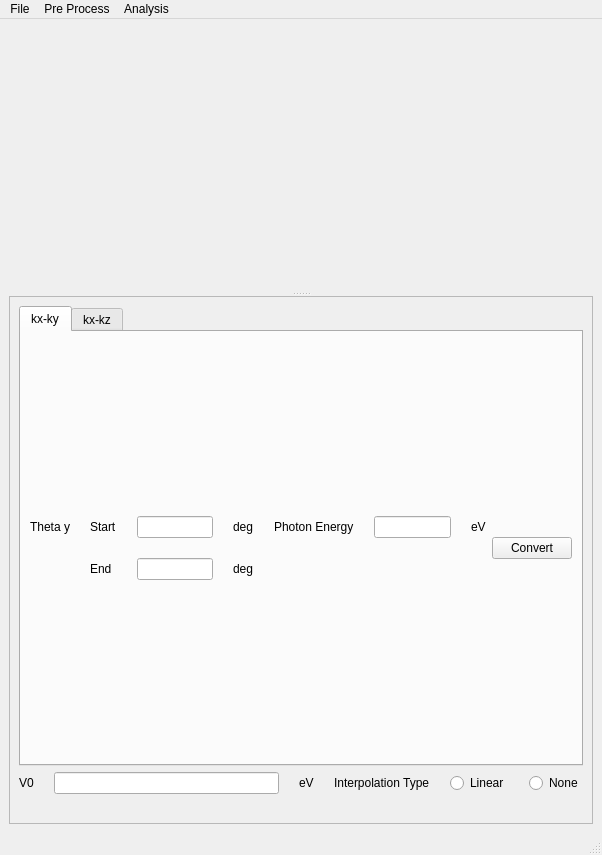
<?xml version="1.0" encoding="UTF-8"?>
<ui version="4.0">
 <class>MainWindow</class>
 <widget class="QMainWindow" name="MainWindow">
  <property name="geometry">
   <rect>
    <x>0</x>
    <y>0</y>
    <width>602</width>
    <height>855</height>
   </rect>
  </property>
  <property name="windowTitle">
   <string>ARPES Data Reader</string>
  </property>
  <widget class="QWidget" name="centralwidget">
   <layout class="QVBoxLayout" name="verticalLayout_2">
    <item>
     <widget class="QSplitter" name="splitter">
      <property name="sizePolicy">
       <sizepolicy hsizetype="Expanding" vsizetype="Expanding">
        <horstretch>1</horstretch>
        <verstretch>1</verstretch>
       </sizepolicy>
      </property>
      <property name="orientation">
       <enum>Qt::Vertical</enum>
      </property>
      <widget class="ImageView" name="topGraphWidget" native="true">
       <property name="sizePolicy">
        <sizepolicy hsizetype="Expanding" vsizetype="Expanding">
         <horstretch>4</horstretch>
         <verstretch>3</verstretch>
        </sizepolicy>
       </property>
      </widget>
      <widget class="QFrame" name="frame">
       <property name="sizePolicy">
        <sizepolicy hsizetype="Expanding" vsizetype="Expanding">
         <horstretch>4</horstretch>
         <verstretch>1</verstretch>
        </sizepolicy>
       </property>
       <property name="frameShape">
        <enum>QFrame::StyledPanel</enum>
       </property>
       <property name="frameShadow">
        <enum>QFrame::Raised</enum>
       </property>
       <layout class="QVBoxLayout" name="verticalLayout">
        <item>
         <widget class="QTabWidget" name="tabWidget">
          <property name="sizePolicy">
           <sizepolicy hsizetype="Expanding" vsizetype="Expanding">
            <horstretch>4</horstretch>
            <verstretch>4</verstretch>
           </sizepolicy>
          </property>
          <property name="currentIndex">
           <number>0</number>
          </property>
          <widget class="QWidget" name="bottomTab1">
           <attribute name="title">
            <string>kx-ky</string>
           </attribute>
           <layout class="QGridLayout" name="gridLayout_2">
            <item row="0" column="0">
             <layout class="QGridLayout" name="kxkyGrid">
              <property name="sizeConstraint">
               <enum>QLayout::SetDefaultConstraint</enum>
              </property>
              <property name="spacing">
               <number>20</number>
              </property>
              <item row="0" column="3">
               <widget class="QLineEdit" name="polarStartBox"/>
              </item>
              <item row="1" column="4">
               <widget class="QLabel" name="label_7">
                <property name="text">
                 <string>deg</string>
                </property>
               </widget>
              </item>
              <item row="0" column="6">
               <widget class="QLabel" name="label_4">
                <property name="text">
                 <string>Photon Energy</string>
                </property>
               </widget>
              </item>
              <item row="0" column="2">
               <widget class="QLabel" name="label_2">
                <property name="text">
                 <string>Start</string>
                </property>
               </widget>
              </item>
              <item row="0" column="7">
               <widget class="QLineEdit" name="energyBox"/>
              </item>
              <item row="0" column="1">
               <widget class="QLabel" name="label">
                <property name="text">
                 <string>Theta y</string>
                </property>
               </widget>
              </item>
              <item row="1" column="3">
               <widget class="QLineEdit" name="polarEndBox"/>
              </item>
              <item row="0" column="4">
               <widget class="QLabel" name="label_6">
                <property name="text">
                 <string>deg</string>
                </property>
               </widget>
              </item>
              <item row="1" column="2">
               <widget class="QLabel" name="label_3">
                <property name="text">
                 <string>End</string>
                </property>
               </widget>
              </item>
              <item row="0" column="8">
               <widget class="QLabel" name="label_8">
                <property name="text">
                 <string>eV</string>
                </property>
               </widget>
              </item>
             </layout>
            </item>
            <item row="0" column="1">
             <widget class="QPushButton" name="kxkyBtn">
              <property name="text">
               <string>Convert</string>
              </property>
             </widget>
            </item>
           </layout>
          </widget>
          <widget class="QWidget" name="bottomTab2">
           <attribute name="title">
            <string>kx-kz</string>
           </attribute>
           <layout class="QGridLayout" name="gridLayout_3">
            <item row="0" column="0">
             <layout class="QGridLayout" name="kxkzGrid">
              <property name="spacing">
               <number>20</number>
              </property>
              <item row="0" column="4">
               <widget class="QLabel" name="label_14">
                <property name="text">
                 <string>Theta y</string>
                </property>
               </widget>
              </item>
              <item row="0" column="2">
               <widget class="QLineEdit" name="energyStartBox"/>
              </item>
              <item row="1" column="2">
               <widget class="QLineEdit" name="energyEndBox"/>
              </item>
              <item row="0" column="3">
               <widget class="QLabel" name="label_15">
                <property name="text">
                 <string>eV</string>
                </property>
               </widget>
              </item>
              <item row="1" column="3">
               <widget class="QLabel" name="label_16">
                <property name="text">
                 <string>eV</string>
                </property>
               </widget>
              </item>
              <item row="0" column="1">
               <widget class="QLabel" name="label_13">
                <property name="text">
                 <string>Start</string>
                </property>
               </widget>
              </item>
              <item row="0" column="0">
               <widget class="QLabel" name="label_11">
                <property name="text">
                 <string>Photon Energy</string>
                </property>
               </widget>
              </item>
              <item row="1" column="1">
               <widget class="QLabel" name="label_12">
                <property name="text">
                 <string>End</string>
                </property>
               </widget>
              </item>
              <item row="0" column="5">
               <widget class="QLineEdit" name="polarBox"/>
              </item>
              <item row="0" column="6">
               <widget class="QLabel" name="label_17">
                <property name="text">
                 <string>deg</string>
                </property>
               </widget>
              </item>
             </layout>
            </item>
            <item row="0" column="1">
             <widget class="QPushButton" name="kxkzBtn">
              <property name="text">
               <string>Convert</string>
              </property>
             </widget>
            </item>
           </layout>
          </widget>
         </widget>
        </item>
        <item>
         <layout class="QGridLayout" name="gridLayout">
          <property name="spacing">
           <number>20</number>
          </property>
          <item row="1" column="1">
           <widget class="QLineEdit" name="v0Box"/>
          </item>
          <item row="1" column="0">
           <widget class="QLabel" name="label_5">
            <property name="text">
             <string>V0</string>
            </property>
           </widget>
          </item>
          <item row="1" column="3">
           <widget class="QLabel" name="label_10">
            <property name="text">
             <string>Interpolation Type</string>
            </property>
           </widget>
          </item>
          <item row="1" column="5">
           <widget class="QRadioButton" name="radioBtn21">
            <property name="text">
             <string>None</string>
            </property>
           </widget>
          </item>
          <item row="1" column="2">
           <widget class="QLabel" name="label_9">
            <property name="text">
             <string>eV</string>
            </property>
           </widget>
          </item>
          <item row="1" column="4">
           <widget class="QRadioButton" name="radioBtn22">
            <property name="text">
             <string>Linear</string>
            </property>
           </widget>
          </item>
         </layout>
        </item>
        <item>
         <widget class="QLabel" name="bindingEnergyDisplay">
          <property name="text">
           <string/>
          </property>
         </widget>
        </item>
       </layout>
      </widget>
     </widget>
    </item>
   </layout>
  </widget>
  <widget class="QMenuBar" name="menubar">
   <property name="geometry">
    <rect>
     <x>0</x>
     <y>0</y>
     <width>602</width>
     <height>37</height>
    </rect>
   </property>
   <property name="nativeMenuBar">
    <bool>false</bool>
   </property>
   <widget class="QMenu" name="menuFile">
    <property name="title">
     <string>File</string>
    </property>
    <addaction name="loadFileAct"/>
    <addaction name="txt2npyAct"/>
    <addaction name="exitAct"/>
   </widget>
   <widget class="QMenu" name="menuPre_Process">
    <property name="title">
     <string>Pre Process</string>
    </property>
    <addaction name="normalAct"/>
    <addaction name="maskAct"/>
    <addaction name="fixFermiAct"/>
    <addaction name="gaussianBlurAct"/>
   </widget>
   <widget class="QMenu" name="menuAnalysis">
    <property name="title">
     <string>Analysis</string>
    </property>
    <addaction name="findBandPosAct"/>
    <addaction name="minGradAct"/>
    <addaction name="integrateAlongEaxisAct"/>
   </widget>
   <addaction name="menuFile"/>
   <addaction name="menuPre_Process"/>
   <addaction name="menuAnalysis"/>
  </widget>
  <widget class="QStatusBar" name="statusbar"/>
  <action name="loadFileAct">
   <property name="text">
    <string>Load</string>
   </property>
  </action>
  <action name="txt2npyAct">
   <property name="text">
    <string>Convert to npy</string>
   </property>
  </action>
  <action name="exitAct">
   <property name="text">
    <string>Exit</string>
   </property>
  </action>
  <action name="normalAct">
   <property name="text">
    <string>Normalize Data</string>
   </property>
  </action>
  <action name="maskAct">
   <property name="text">
    <string>Mask Data</string>
   </property>
  </action>
  <action name="fixFermiAct">
   <property name="text">
    <string>Fix Fermi Zero Point</string>
   </property>
  </action>
  <action name="findBandPosAct">
   <property name="text">
    <string>Find Band Position</string>
   </property>
  </action>
  <action name="minGradAct">
   <property name="text">
    <string>Minimum Gradient Method</string>
   </property>
  </action>
  <action name="gaussianBlurAct">
   <property name="text">
    <string>Gaussian Blur</string>
   </property>
  </action>
  <action name="integrateAlongEaxisAct">
   <property name="text">
    <string>Integrate Along E Axis</string>
   </property>
  </action>
 </widget>
 <customwidgets>
  <customwidget>
   <class>ImageView</class>
   <extends>QWidget</extends>
   <header>pyqtgraph</header>
   <container>1</container>
  </customwidget>
 </customwidgets>
 <resources/>
 <connections/>
</ui>
